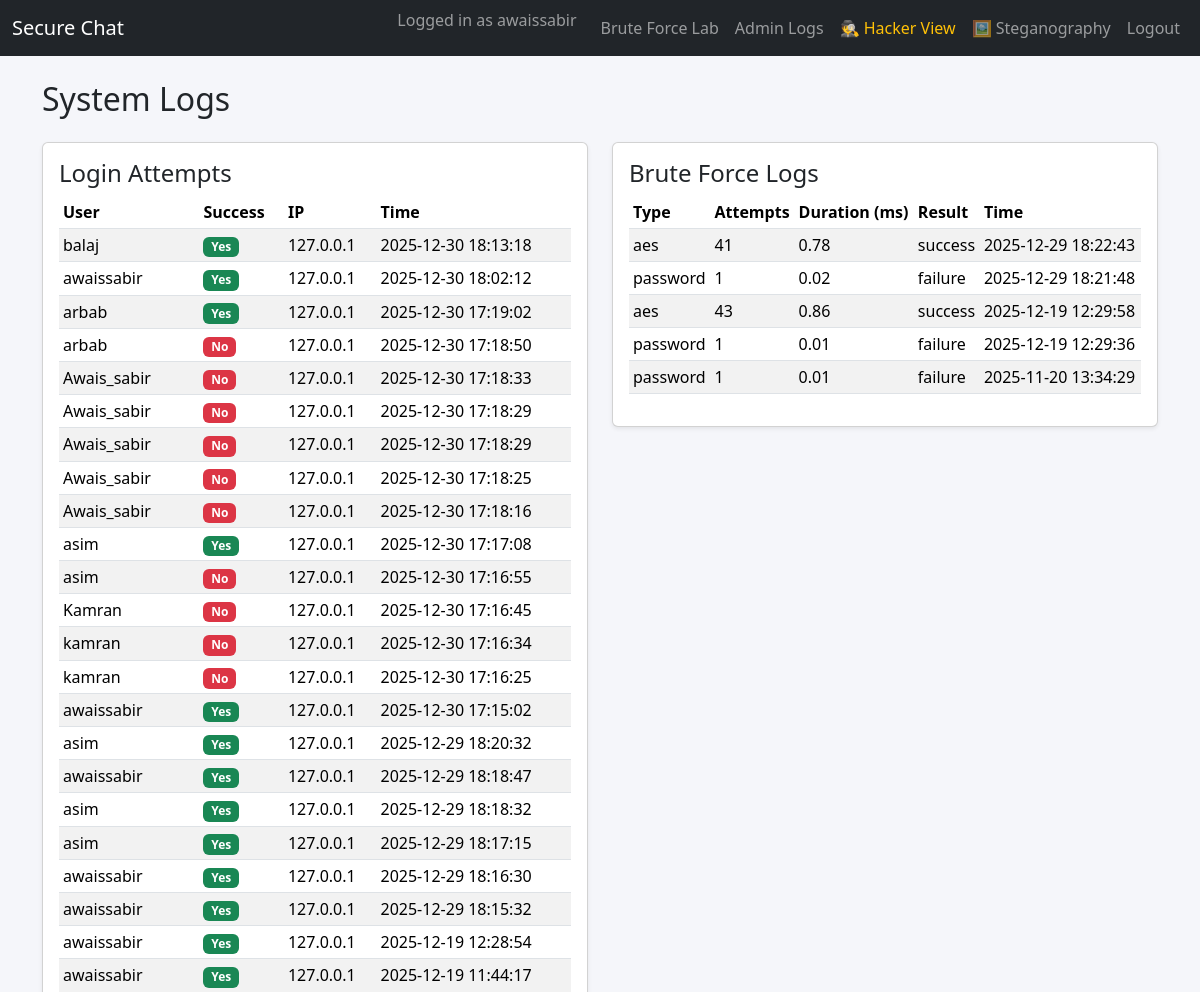
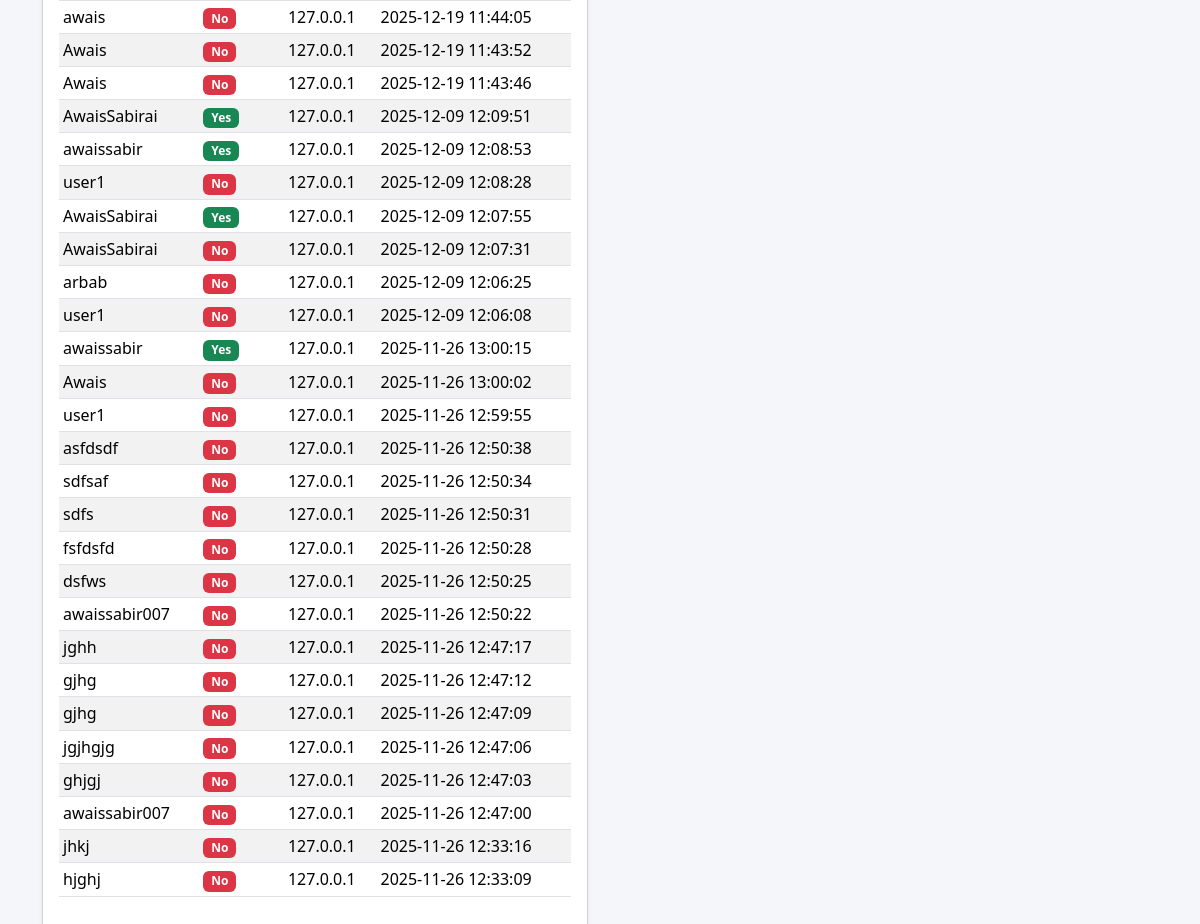
/admin/logs (signed in), run on an earlier commit of the app's database (2 pictures, top to bottom).
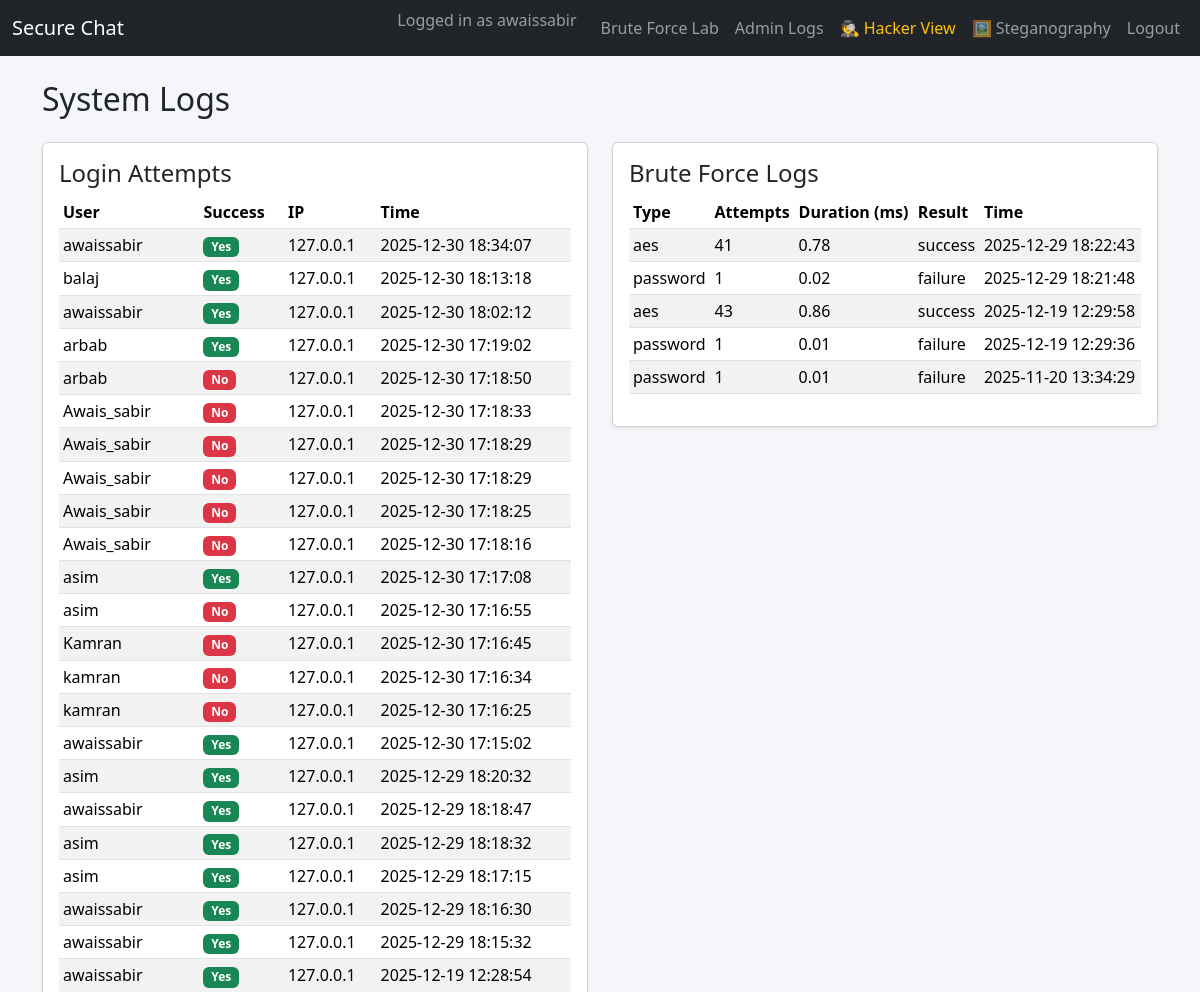
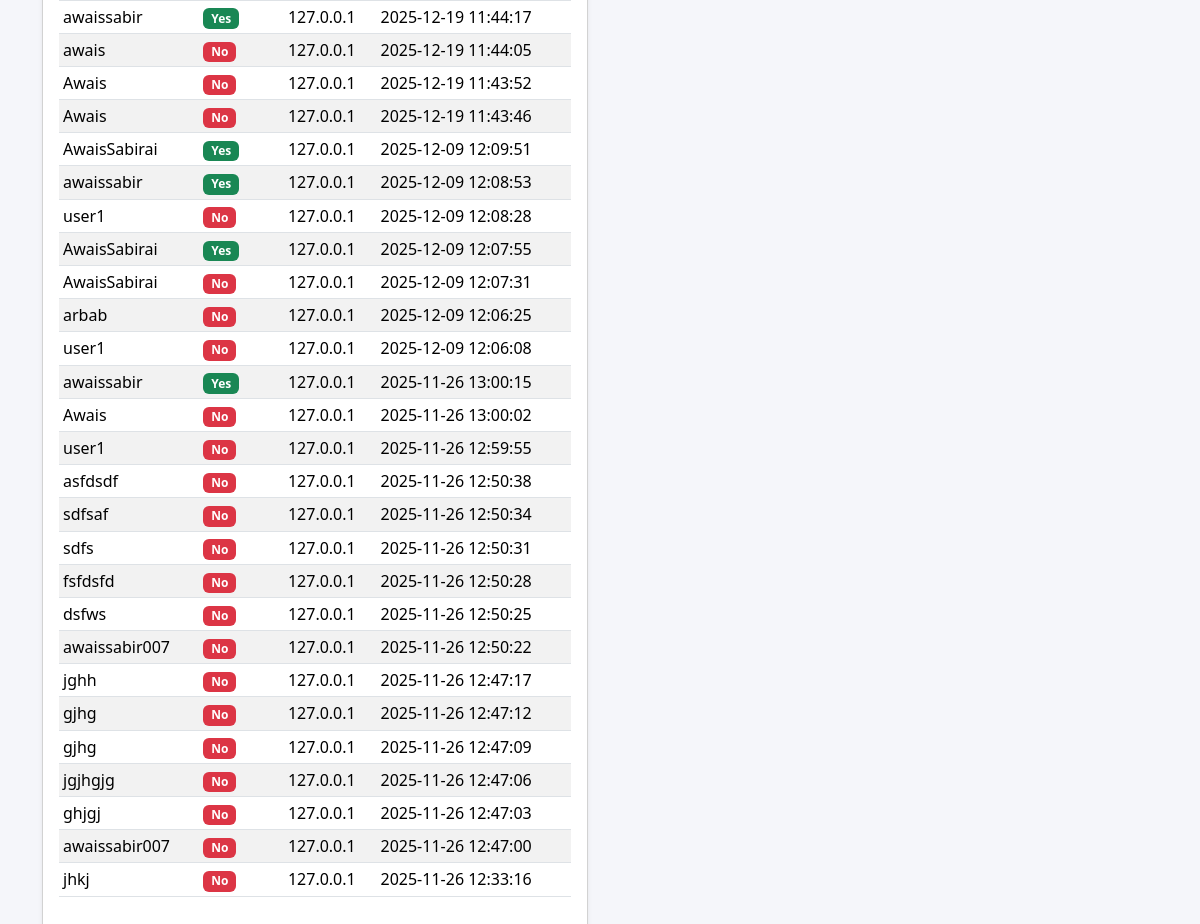
And on a later commit of the database (2 pictures, top to bottom).
### database/models.py (models this page shows)
class LoginAttempt(db.Model):
    __tablename__ = "login_attempts"
    id = db.Column(db.Integer, primary_key=True)
    username = db.Column(db.String(80))
    success = db.Column(db.Boolean, default=False)
    ip_address = db.Column(db.String(64))
    created_at = db.Column(db.DateTime, default=datetime.utcnow, index=True)

class BruteForceLog(db.Model):
    __tablename__ = "brute_force_logs"
    id = db.Column(db.Integer, primary_key=True)
    attack_type = db.Column(db.String(32), nullable=False)
    attempts = db.Column(db.Integer, nullable=False)
    duration_ms = db.Column(db.Float, nullable=False)
    result = db.Column(db.String(32), nullable=False)
    created_at = db.Column(db.DateTime, default=datetime.utcnow, index=True)

### app.py (the view)
    @app.route("/admin/logs")
    @login_required
    def admin_logs():
        attempts = LoginAttempt.query.order_by(LoginAttempt.created_at.desc()).limit(50).all()
        brute_logs = BruteForceLog.query.order_by(BruteForceLog.created_at.desc()).limit(50).all()
        return render_template("admin_logs.html", attempts=attempts, brute_logs=brute_logs)

### app.py (called while the page is built)
def current_user() -> User | None:
    user_id = session.get("user_id")
    if not user_id:
        return None
    return User.query.get(user_id)

def login_required(view_func):
    @wraps(view_func)
    def wrapped(*args, **kwargs):
        if not current_user():
            flash("Please login to continue.", "warning")
            return redirect(url_for("login"))
        return view_func(*args, **kwargs)
    return wrapped

### templates/admin_logs.html (shortened to what this page needs)
{% extends "base.html" %}
{% block content %}
<h2 class="mb-4">System Logs</h2>
<div class="row g-4">
  <div class="col-md-6">
    <div class="card shadow-sm">
      <div class="card-body">
        <h4 class="card-title">Login Attempts</h4>
        <div class="table-responsive">
          <table class="table table-sm table-striped">
            <thead>
              <tr>
                <th>User</th>
                <th>Success</th>
                <th>IP</th>
                <th>Time</th>
              </tr>
            </thead>
            <tbody>
              {% for attempt in attempts %}
              <tr>
                <td>{{ attempt.username }}</td>
                <td>
                  <span class="badge {% if attempt.success %}bg-success{% else %}bg-danger{% endif %}">
                    {{ 'Yes' if attempt.success else 'No' }}
                  </span>
                </td>
                <td>{{ attempt.ip_address or 'N/A' }}</td>
                <td>{{ attempt.created_at.strftime("%Y-%m-%d %H:%M:%S") }}</td>
              </tr>
              {% endfor %}
            </tbody>
          </table>
        </div>
      </div>
    </div>
  </div>
  <div class="col-md-6">
    <div class="card shadow-sm">
      <div class="card-body">
        <h4 class="card-title">Brute Force Logs</h4>
        <div class="table-responsive">
          <table class="table table-sm table-striped">
            <thead>
              <tr>
                <th>Type</th>
                <th>Attempts</th>
                <th>Duration (ms)</th>
                <th>Result</th>
                <th>Time</th>
              </tr>
            </thead>
            <tbody>
              {% for log in brute_logs %}
              <tr>
                <td>{{ log.attack_type }}</td>
                <td>{{ log.attempts }}</td>
                <td>{{ log.duration_ms|round(2) }}</td>
                <td>{{ log.result }}</td>
                <td>{{ log.created_at.strftime("%Y-%m-%d %H:%M:%S") }}</td>
              </tr>
              {% endfor %}
            </tbody>
          </table>
        </div>
      </div>
    </div>
  </div>
</div>
{% endblock %}

### templates/base.html (shortened to what this page needs)
<!doctype html>
<html lang="en">
<head>
  <link rel="stylesheet" href="https://cdn.jsdelivr.net/npm/bootstrap@5.3.2/dist/css/bootstrap.min.css">
  <link rel="stylesheet" href="{{ url_for('static', filename='css/main.css') }}">
</head>
<body>
  <nav class="navbar navbar-expand-lg navbar-dark bg-dark mb-4">
    <div class="container-fluid">
      <a class="navbar-brand" href="{{ url_for('chat_list') }}">Secure Chat</a>
      <div class="collapse navbar-collapse">
        <ul class="navbar-nav ms-auto">
          {% if session.get('username') %}
          <li class="nav-item">
            <span class="navbar-text me-3">Logged in as {{ session['username'] }}</span>
          </li>
          <li class="nav-item">
            <a class="nav-link" href="{{ url_for('brute_force_home') }}">Brute Force Lab</a>
          </li>
          <li class="nav-item">
            <a class="nav-link" href="{{ url_for('admin_logs') }}">Admin Logs</a>
          </li>
          <li class="nav-item">
            <a class="nav-link text-warning" href="{{ url_for('hacker_dashboard') }}">🕵️ Hacker View</a>
          </li>
          <li class="nav-item">
            <a class="nav-link" href="{{ url_for('steganography') }}">🖼️ Steganography</a>
          </li>
          <li class="nav-item">
            <a class="nav-link" href="{{ url_for('logout') }}">Logout</a>
          </li>
          {% endif %}
        </ul>
      </div>
    </div>
  </nav>
  <main class="container">
    {% block content %}{% endblock %}
  </main>
</body>
</html>

### static/css/main.css (style rules this page uses)
body { background-color: #f5f6fa; }

What changed in the data, as far as the page shows it:
no longer on this page (row unchanged): LoginAttempt: username "hjghj", success "No", ip_address "127.0.0.1", created_at "2025-11-26 12:33:09"
added LoginAttempt: username "awaissabir", success "Yes", ip_address "127.0.0.1", created_at "2025-12-30 18:34:07"
